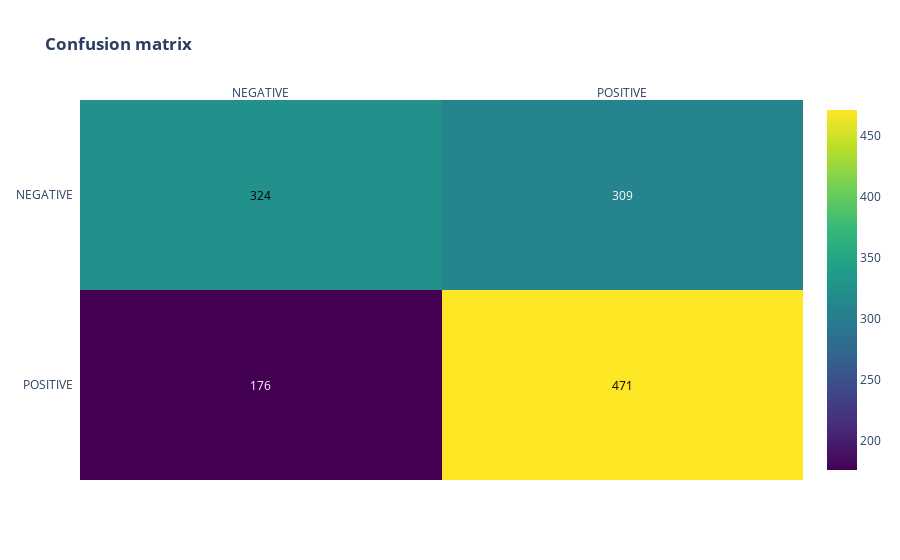

Notebook source saved alongside this figure:
### Code cell
y_preds = (model.predict(X_val) > 0.5).astype("int32")
print(classification_report(y_val, y_preds, target_names=target_names))
print("ROC AUC score : ", round(roc_auc_score(y_val, y_preds), 3))
print("Average Precision score : ", round(average_precision_score(y_val, y_preds), 3),)
conf_matrix(metrics.confusion_matrix(y_val, y_preds))

### Figure 1 — Plotly figure (JSON) as saved in the notebook; plotly's stock layout.template omitted (floating-point values rounded to 4 significant figures)
{"data": [{"colorscale": [[0, "#440154"], [0.1111, "#482878"], [0.2222, "#3e4989"], [0.3333, "#31688e"], [0.4444, "#26828e"], [0.5556, "#1f9e89"], [0.6667, "#35b779"], [0.7778, "#6ece58"], [0.8889, "#b5de2b"], [1, "#fde725"]], "reversescale": false, "showscale": true, "type": "heatmap", "x": ["NEGATIVE", "POSITIVE"], "y": ["POSITIVE", "NEGATIVE"], "z": [[176, 471], [324, 309]]}], "layout": {"annotations": [{"font": {"color": "#FFFFFF"}, "showarrow": false, "text": "176", "x": "NEGATIVE", "xref": "x", "y": "POSITIVE", "yref": "y"}, {"font": {"color": "#000000"}, "showarrow": false, "text": "471", "x": "POSITIVE", "xref": "x", "y": "POSITIVE", "yref": "y"}, {"font": {"color": "#000000"}, "showarrow": false, "text": "324", "x": "NEGATIVE", "xref": "x", "y": "NEGATIVE", "yref": "y"}, {"font": {"color": "#FFFFFF"}, "showarrow": false, "text": "309", "x": "POSITIVE", "xref": "x", "y": "NEGATIVE", "yref": "y"}], "autosize": true, "title": {"text": "<b>Confusion matrix</b>"}, "xaxis": {"autorange": true, "dtick": 1, "gridcolor": "rgb(0, 0, 0)", "range": [-0.5, 1.5], "side": "top", "ticks": "", "type": "category"}, "yaxis": {"autorange": true, "dtick": 1, "range": [-0.5, 1.5], "ticks": "", "ticksuffix": "  ", "type": "category"}}}
